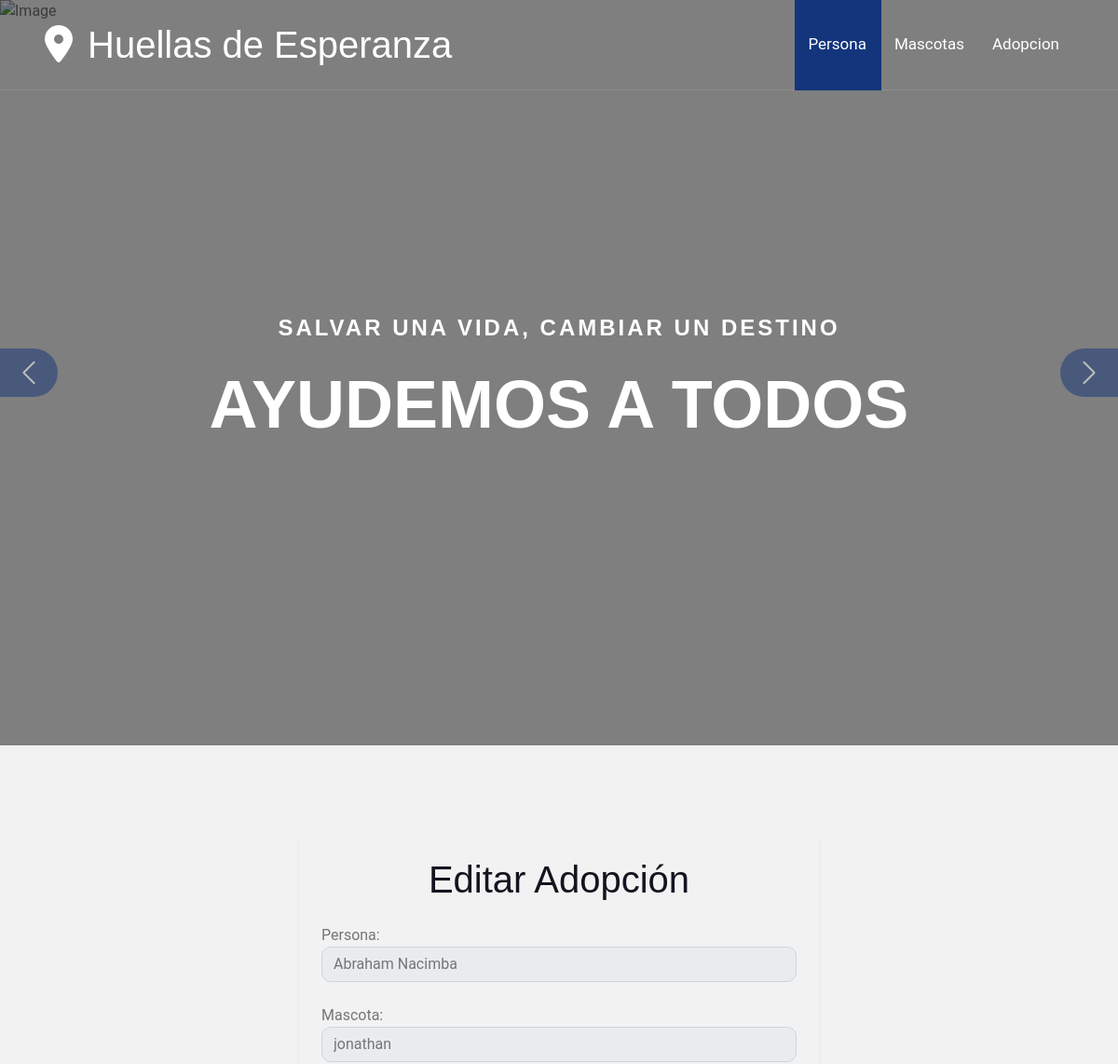
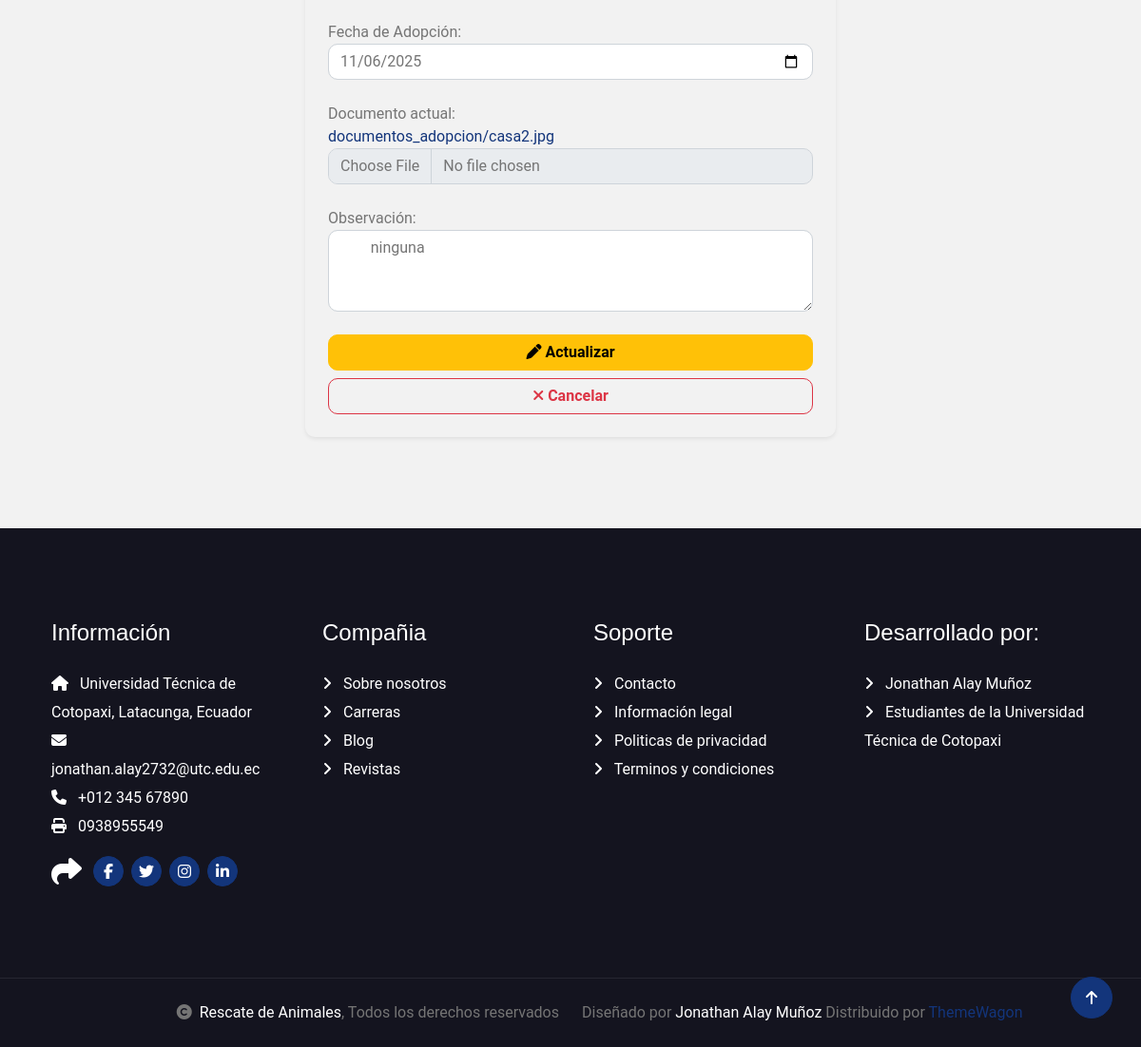
The app's page /editarAdopcion/2 with its own data (2 pictures, top to bottom).
### Aplicaciones/Adopcion/models.py (models this page shows, shortened)
class Adopcion(models.Model):
    id_ado = models.AutoField(primary_key=True)
    persona = models.ForeignKey(Persona, on_delete=models.CASCADE, related_name='adopciones')
    mascota = models.ForeignKey(Mascota, on_delete=models.CASCADE, related_name='adopciones')
    fecha_ado = models.DateField(auto_now_add=True)
    documento_ado = models.FileField(upload_to='documentos_adopcion/', null=True, blank=True)
    observacion_ado = models.TextField(null=True, blank=True)

class Persona(models.Model):
    id_per = models.AutoField(primary_key=True)
    nombre_per = models.CharField(max_length=100)
    apellido_per = models.CharField(max_length=100)
    telefono_per = models.CharField(max_length=20, null=True, blank=True)
    correo_per = models.EmailField(max_length=100, unique=True)
    direccion_per = models.CharField(max_length=200, null=True, blank=True)
    documento_per = models.FileField(upload_to='documentos_persona/', null=True, blank=True)

class Mascota(models.Model):
    id_mas = models.AutoField(primary_key=True)
    numero_serie_mas = models.CharField(max_length=50, unique=True)
    nombre_mas = models.CharField(max_length=100)
    especie_mas = models.CharField(max_length=50)
    raza_mas = models.CharField(max_length=50, null=True, blank=True)
    sexo_mas = models.CharField(max_length=10)
    edad_mas = models.PositiveIntegerField()
    peso_mas = models.DecimalField(max_digits=5, decimal_places=2)
    foto_mas = models.ImageField(upload_to='fotos_mascotas/', null=True, blank=True)
    historial_mas = models.TextField(null=True, blank=True)
    estado_mas = models.CharField(max_length=20)
    fecha_registro_mas = models.DateField(auto_now_add=True)

### Aplicaciones/Adopcion/views.py (the view)
# urls.py: path('editarAdopcion/<id>', views.editarAdopcion),
def editarAdopcion(request, id):
    adopcionEditar = Adopcion.objects.get(id_ado=id)
    personas = Persona.objects.all()
    mascotas = Mascota.objects.all()
    return render(request, "editarAdopcion.html", {
        'adopcionEditar': adopcionEditar,
        'personas': personas,
        'mascotas': mascotas
    })

### Aplicaciones/Adopcion/templates/editarAdopcion.html (shortened to what this page needs)
{% extends './plantilla.html' %}
{% block contenido %}
<div class="row">
  <div class="col-md-3"></div>
  <div class="col-md-6 bg-light p-4 rounded-3 shadow-sm">
    <h1 class="mb-4 text-center">Editar Adopción</h1>
    <form action="/procesarEdicionAdopcion/{{ adopcionEditar.id_ado }}"
          method="post" enctype="multipart/form-data" id="frm_editar_adopcion">
      <label for="persona">Persona:</label>
      <select class="form-control" name="persona" id="persona" required>
        {% for p in personas %}
          <option value="{{ p.id_per }}"
            {% if adopcionEditar.persona.id_per == p.id_per %}selected{% endif %}>
            {{ p.nombre_per }} {{ p.apellido_per }}
          </option>
        {% endfor %}
      </select><br>
      <label for="mascota">Mascota:</label>
      <select class="form-control" name="mascota" id="mascota" required>
        {% for m in mascotas %}
          <option value="{{ m.id_mas }}"
            {% if adopcionEditar.mascota.id_mas == m.id_mas %}selected{% endif %}>
            {{ m.nombre_mas }}
          </option>
        {% endfor %}
      </select><br>
      <label for="fecha_ado">Fecha de Adopción:</label>
      <input class="form-control" type="date" name="fecha_ado" id="fecha_ado"
             value="{{ adopcionEditar.fecha_ado|date:'Y-m-d' }}" required><br>
      <label for="documento_ado">Documento actual:</label><br>
      {% if adopcionEditar.documento_ado %}
        <a href="{{ adopcionEditar.documento_ado.url }}" download>
          {{ adopcionEditar.documento_ado.name }}
        </a><br>
      {% else %}
        Ninguno<br>
      {% endif %}
      <input type="file" name="documento_ado" id="documento_ado" class="form-control"><br>
      <label for="observacion_ado">Observación:</label>
      <textarea class="form-control" name="observacion_ado" id="observacion_ado" rows="3">
        {{ adopcionEditar.observacion_ado }}
      </textarea><br>
      <button class="btn btn-warning w-100" type="submit" id="btn_guardar">
        <i class="fa fa-pen"></i> Actualizar
      </button>
      <a class="btn btn-outline-danger w-100 mt-2" href="/adopcion">
        <i class="fa fa-times"></i> Cancelar
      </a>
    </form>
  </div>
  <div class="col-md-3"></div>
</div>
{% endblock %}

### Mascotas/static/plantilla/travela/css/style.css (style rules this page uses)
.btn { font-weight: 600; transition: .5s; }

### records on screen
Adopcion: persona "Abraham Nacimba", mascota "jonathan", fecha_ado "11/06/2025", documento_ado.name "documentos_adopcion/casa2.jpg", observacion_ado "ninguna"
